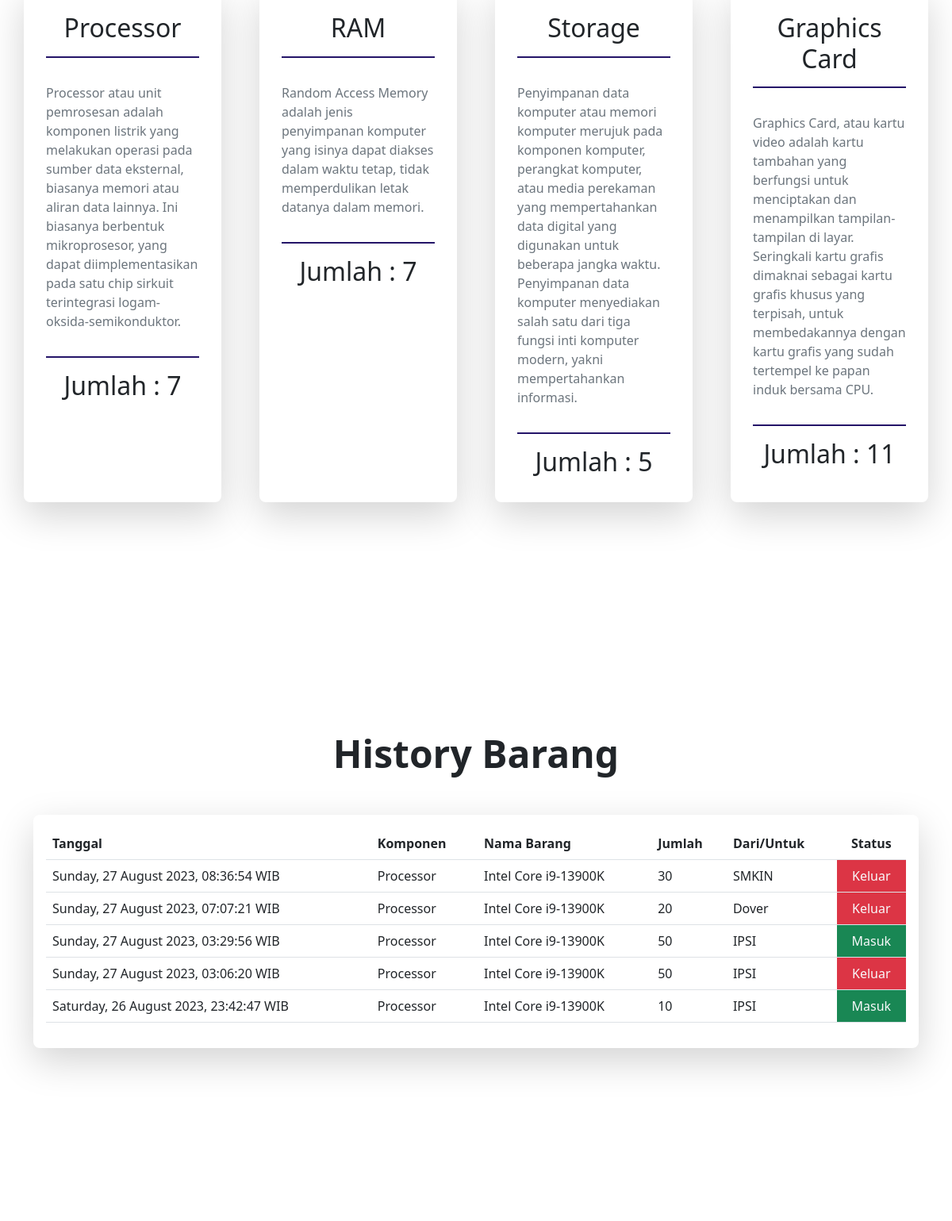
Before: / (middle part) with the older database file.
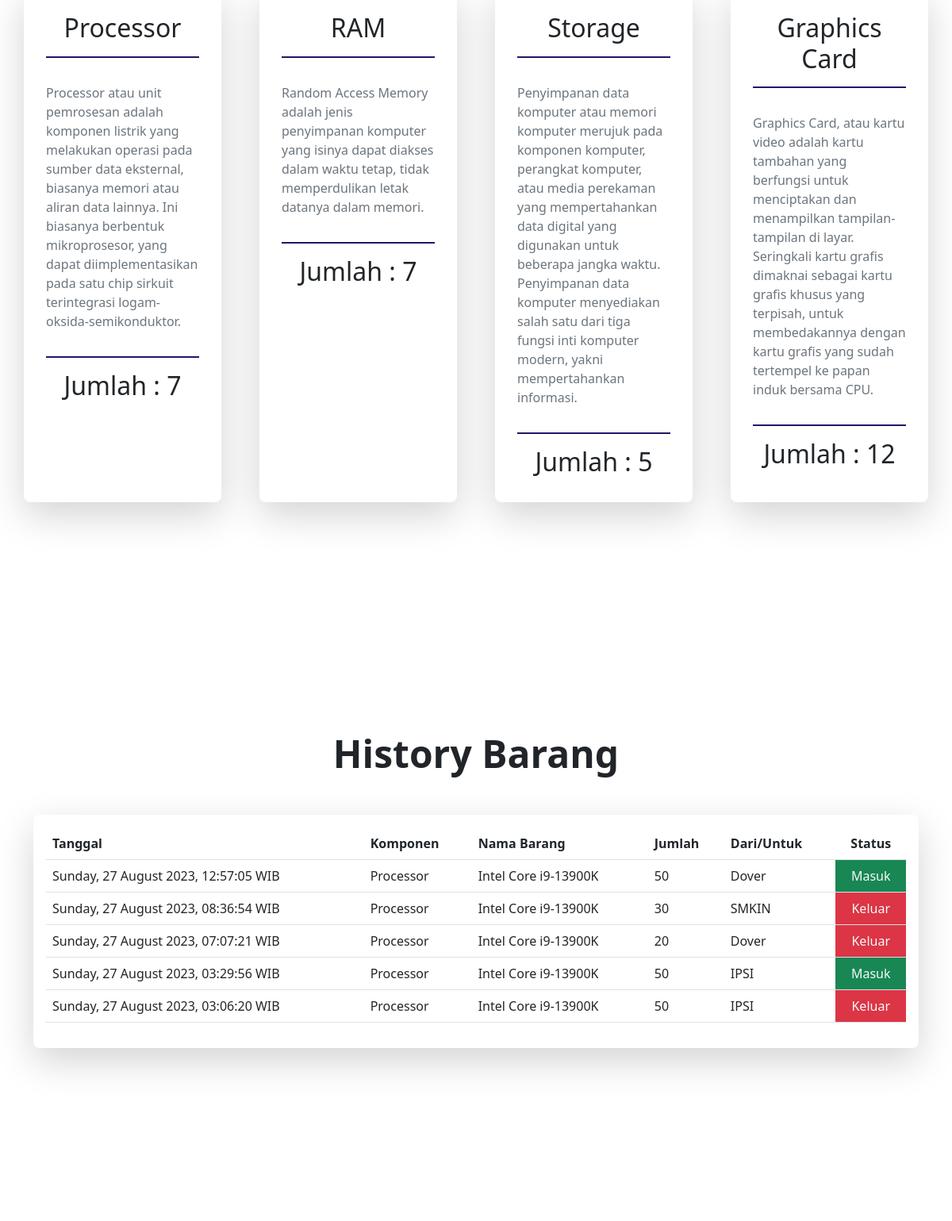
After: the same page with the newer database file.
### tables this page shows
CREATE TABLE `barang` (
  `id` int(11) NOT NULL,
  `tanggal` varchar(50) NOT NULL,
  `komponen` varchar(25) NOT NULL,
  `nama_komponen` varchar(25) NOT NULL,
  `jumlah` int(11) NOT NULL,
  `perusahaan` varchar(25) NOT NULL,
  `status` varchar(25) NOT NULL
);

### pages/src/function/dashboardCount.php (called while the page is built, shortened)
<?php
$query_processor = "SELECT COUNT(*) AS processor FROM processor";
$processor_result = mysqli_query($conn, $query_processor);
if (mysqli_num_rows($processor_result) > 0) {
    $row = mysqli_fetch_assoc($processor_result);
    $processor_result = $row["processor"];
}
$query_ram = "SELECT COUNT(*) AS ram FROM ram";
$ram_result = mysqli_query($conn, $query_ram);
if (mysqli_num_rows($ram_result) > 0) {
    $row = mysqli_fetch_assoc($ram_result);
    $ram_result = $row["ram"];
}
$query_storage = "SELECT COUNT(*) AS storage FROM storage";
$storage_result = mysqli_query($conn, $query_storage);
if (mysqli_num_rows($storage_result) > 0) {
    $row = mysqli_fetch_assoc($storage_result);
    $storage_result = $row["storage"];
}
$query_vga = "SELECT COUNT(*) AS vga FROM vga";
$vga_result = mysqli_query($conn, $query_vga);
if (mysqli_num_rows($vga_result) > 0) {
    $row = mysqli_fetch_assoc($vga_result);
    $vga_result = $row["vga"];
}

### index.php (the view, shortened to what the changed rows need)
<?php
include "pages/src/config/connect.php";
include "pages/src/function/dashboardCount.php";
$query_barang = "SELECT * FROM barang ORDER BY tanggal DESC LIMIT 5";
$result_barang = mysqli_query($conn, $query_barang);
?>
<!doctype html>
<html lang="en">
<head>
    <link href="https://unpkg.com/aos@2.3.1/dist/aos.css" rel="stylesheet">
    <link rel="stylesheet" href="pages/src/css/index.css">
    <?php include "pages/src/library/bootstrap.php" ?>
</head>
<body>
    <section id="barang" class="container-fluid">
        <div class="container my-5 py-5">
            <div class="row gap-5 my-5 py-5">
                <div class="col col-barang rounded-3 shadow-lg" data-aos="fade-down" data-aos-delay="200">
                    <h2 class="text-center my-3 line-bottom mx-3 py-3">Processor</h2>
                    <h2 class="text-center my-3 line-top mx-3 py-3 ">Jumlah : <?= $processor_result ?></h2>
                </div>
                <div class="col col-barang rounded-3 shadow-lg" data-aos="fade-down" data-aos-delay="400">
                    <h2 class="text-center my-3 line-bottom mx-3 py-3">RAM</h2>
                    <h2 class="text-center my-3 line-top mx-3 py-3">Jumlah : <?= $ram_result ?></h2>
                </div>
                <div class="col col-barang rounded-3 shadow-lg" data-aos="fade-down" data-aos-delay="600">
                    <h2 class="text-center my-3 line-bottom mx-3 py-3">Storage</h2>
                    <h2 class="text-center my-3 line-top mx-3 py-3">Jumlah : <?= $storage_result ?></h2>
                </div>
                <div class="col col-barang rounded-3 shadow-lg" data-aos="fade-down" data-aos-delay="800">
                    <h2 class="text-center my-3 line-bottom mx-3 py-3">Graphics Card</h2>
                    <p class="text-secondary p-3">Graphics Card, atau kartu video adalah kartu tambahan yang berfungsi untuk menciptakan dan menampilkan tampilan-tampilan di layar. Seringkali kartu grafis dimaknai sebagai kartu grafis khusus yang terpisah, untuk membedakannya dengan kartu grafis yang sudah tertempel ke papan induk bersama CPU.</p>
                    <h2 class="text-center my-3 line-top mx-3 py-3">Jumlah : <?= $vga_result ?></h2>
                </div>
            </div>
        </div>
    </section>
    <section id="table-barang" class="container-fluid">
        <div class="container my-5 py-5">
            <div class="text-center my-5" data-aos="fade-down">
                <h1 class="fw-bold title">History Barang</h1>
            </div>
            <div class="p-3 shadow-lg rounded-3" data-aos="fade-down" data-aos-delay="200">
                <div class="table-responsive">
                    <table id="myTable" class="table table-hover">
                        <thead>
                            <tr>
                                <th scope="col">Tanggal</th>
                                <th scope="col">Komponen</th>
                                <th scope="col">Nama Barang</th>
                                <th scope="col">Jumlah</th>
                                <th scope="col">Dari/Untuk</th>
                                <th class="text-center" scope="col">Status</th>
                            </tr>
                        </thead>
                        <tbody>
                            <?php while ($result = mysqli_fetch_array($result_barang)) : ?>
                                <tr>
                                    <td><?= $result["tanggal"] ?></td>
                                    <td><?= $result["komponen"] ?></td>
                                    <td><?= $result["nama_komponen"] ?></td>
                                    <td><?= $result['jumlah'] ?></td>
                                    <td><?= $result['perusahaan'] ?></td>
                                    <td class="<?php echo ($result['status'] === 'Masuk') ? 'bg-success text-light text-center' : 'bg-danger text-light text-center'; ?>">
                                        <?php echo $result['status']; ?>
                                    </td>
                                </tr>
                            <?php endwhile; ?>
                        </tbody>
                    </table>
                </div>
            </div>
        </div>
    </section>
</body>
</html>

Changed rows visible on the page:
no longer on this page (row unchanged): barang: tanggal "Saturday, 26 August 2023, 23:42:47 WIB", komponen "Processor", nama_komponen "Intel Core i9-13900K", jumlah "10", perusahaan "IPSI", status "Masuk"
added barang: tanggal "Sunday, 27 August 2023, 12:57:05 WIB", komponen "Processor", nama_komponen "Intel Core i9-13900K", jumlah "50", perusahaan "Dover", status "Masuk"
Other visible differences:
$vga_result: "11" → "12"
